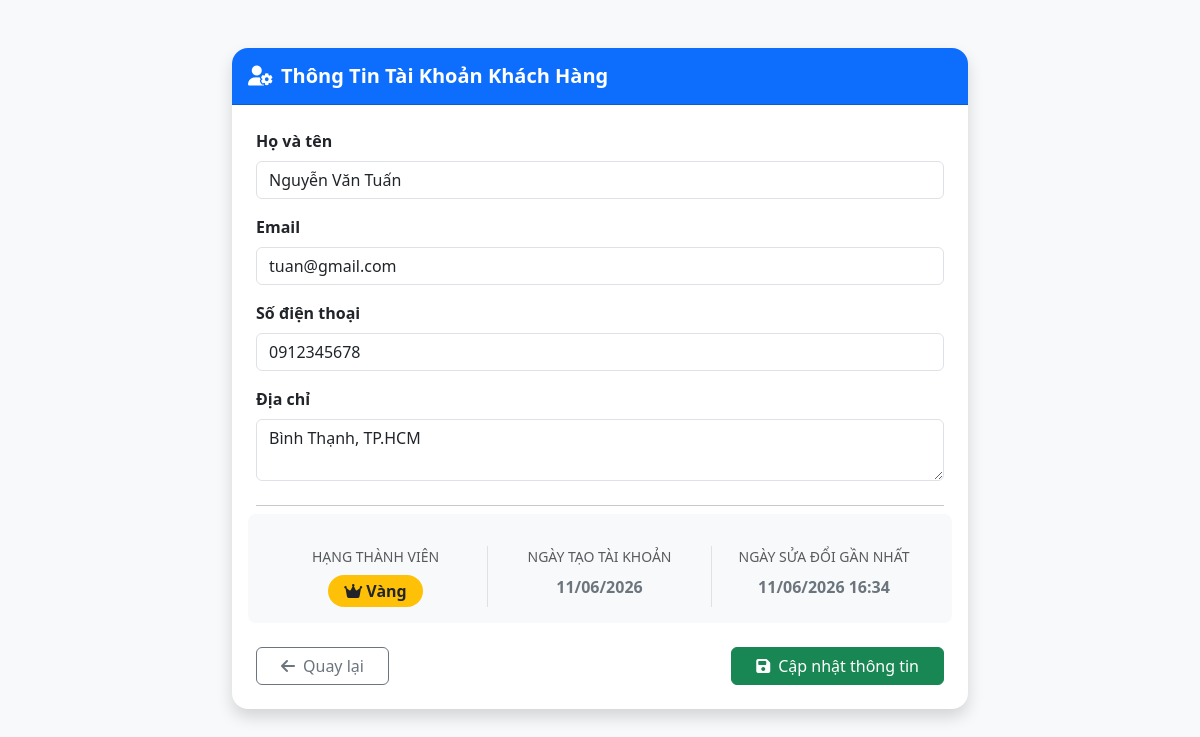
Page /customer/profile.php (signed in) on the committed database.
### tables this page shows
CREATE TABLE `users` (
  `id` INT AUTO_INCREMENT PRIMARY KEY,
  `email` VARCHAR(150) UNIQUE NOT NULL,
  `hashed_password` VARCHAR(255) NOT NULL,
  `name` VARCHAR(100) NOT NULL,
  `branch_id` INT DEFAULT NULL,
  `role` ENUM('customer','admin','staff') NOT NULL,
  `phone` VARCHAR(20) DEFAULT NULL,
  `address` TEXT DEFAULT NULL,
  `point` INT DEFAULT 0,
  `rank_id` INT DEFAULT NULL,
  `is_active` TINYINT(1) NOT NULL DEFAULT 1,
  `created_at` DATETIME DEFAULT CURRENT_TIMESTAMP,
  `updated_at` DATETIME DEFAULT CURRENT_TIMESTAMP ON UPDATE CURRENT_TIMESTAMP,
  CONSTRAINT `fk_users_branches` FOREIGN KEY (`branch_id`) REFERENCES `branches` (`id`) ON DELETE SET NULL,
  CONSTRAINT `fk_users_ranks` FOREIGN KEY (`rank_id`) REFERENCES `ranks` (`id`) ON DELETE SET NULL,
  INDEX `idx_users_role` (`role`),
  INDEX `idx_users_phone` (`phone`)
);

CREATE TABLE `ranks` (
  `id` INT AUTO_INCREMENT PRIMARY KEY,
  `name` VARCHAR(100) NOT NULL,
  `discount` INT NOT NULL DEFAULT 0,
  `min_point` INT NOT NULL DEFAULT 0,
  `created_at` DATETIME DEFAULT CURRENT_TIMESTAMP,
  `updated_at` DATETIME DEFAULT CURRENT_TIMESTAMP ON UPDATE CURRENT_TIMESTAMP
);

### db.php (called while the page is built, shortened)
<?php
function current_customer() {
    return $_SESSION['customer'] ?? null;
}
?>

### customer/profile.php (the view, shortened to what this page needs)
<?php
require_once __DIR__ . '/../db.php';
$current_user = current_customer();
$customer_id = $current_user['id'];
$query = "SELECT u.*, r.name AS rank_name
          FROM users u
          LEFT JOIN ranks r ON u.rank_id = r.id
          WHERE u.id = '$customer_id' AND u.role = 'customer' LIMIT 1";
$result = mysqli_query($conn, $query);
$user = mysqli_fetch_assoc($result);
?>
<!DOCTYPE html>
<html lang="vi">
<head>
    <link href="https://cdn.jsdelivr.net/npm/bootstrap@5.3.3/dist/css/bootstrap.min.css" rel="stylesheet">
    <link href="https://cdnjs.cloudflare.com/ajax/libs/font-awesome/6.5.2/css/all.min.css" rel="stylesheet">
</head>
<body class="bg-light py-5">
<div class="container">
    <div class="row justify-content-center">
        <div class="col-md-8">
            <div class="card shadow border-0 rounded-4">
                <div class="card-header bg-primary text-white py-3 rounded-top-4">
                    <h5 class="mb-0 fw-bold"><i class="fa-solid fa-user-gear me-2"></i>Thông Tin Tài Khoản Khách Hàng</h5>
                </div>
                <div class="card-body p-4">
                    <form method="POST" novalidate>
                        <div class="mb-3">
                            <label class="form-label fw-semibold">Họ và tên</label>
                            <input type="text" name="name" class="form-control" value="<?= htmlspecialchars($user['name'] ?? '') ?>" required>
                        </div>
                        <div class="mb-3">
                            <label class="form-label fw-semibold">Email</label>
                            <input type="email" name="email" class="form-control" value="<?= htmlspecialchars($user['email'] ?? '') ?>" required>
                        </div>
                        <div class="mb-3">
                            <label class="form-label fw-semibold">Số điện thoại</label>
                            <input type="text" name="phone" class="form-control" value="<?= htmlspecialchars($user['phone'] ?? '') ?>">
                        </div>
                        <div class="mb-3">
                            <label class="form-label fw-semibold">Địa chỉ</label>
                            <textarea name="address" class="form-control" rows="2"><?= htmlspecialchars($user['address'] ?? '') ?></textarea>
                        </div>
                        <hr class="my-4">
                        <div class="row bg-light p-3 rounded-3 mb-4 g-3">
                            <div class="col-md-4 text-center border-end">
                                <p class="mb-1 text-muted small fw-medium text-uppercase">Hạng thành viên</p>
                                <span class="badge bg-warning text-dark fs-6 px-3 py-2 mt-1 rounded-pill fw-bold">
                                    <i class="fa-solid fa-crown me-1"></i><?= htmlspecialchars($user['rank_name'] ?? 'Chưa có hạng') ?>
                                </span>
                            </div>
                            <div class="col-md-4 text-center border-end">
                                <p class="mb-1 text-muted small fw-medium text-uppercase">Ngày tạo tài khoản</p>
                                <span class="fw-bold d-block mt-2 text-secondary">
                                    <?= isset($user['created_at']) ? date('d/m/Y', strtotime($user['created_at'])) : '---' ?>
                                </span>
                            </div>
                            <div class="col-md-4 text-center">
                                <p class="mb-1 text-muted small fw-medium text-uppercase">Ngày sửa đổi gần nhất</p>
                                <span class="fw-bold d-block mt-2 text-secondary">
                                    <?= isset($user['updated_at']) ? date('d/m/Y H:i', strtotime($user['updated_at'])) : '---' ?>
                                </span>
                            </div>
                        </div>
                        <div class="d-flex justify-content-between">
                            <a href="index.php" class="btn btn-outline-secondary px-4"><i class="fa-solid fa-arrow-left me-2"></i>Quay lại</a>
                            <button type="submit" class="btn btn-success px-4"><i class="fa-solid fa-floppy-disk me-2"></i>Cập nhật thông tin</button>
                        </div>
                    </form>
                </div>
            </div>
        </div>
    </div>
</div>
</body>
</html>

### rows in the picture
users: name "Nguyễn Văn Tuấn", email "tuan@gmail.com", phone "0912345678", address "Bình Thạnh, TP.HCM", rank.name "Vàng", created_at "11/06/2026", updated_at "11/06/2026 16:34"
